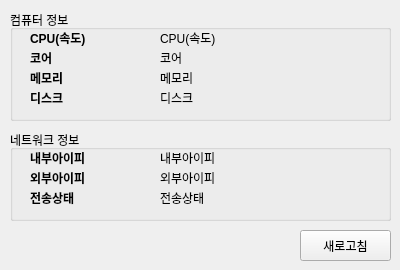
<?xml version="1.0" encoding="UTF-8"?>
<ui version="4.0">
 <class>Form</class>
 <widget class="QWidget" name="Form">
  <property name="geometry">
   <rect>
    <x>0</x>
    <y>0</y>
    <width>400</width>
    <height>270</height>
   </rect>
  </property>
  <property name="minimumSize">
   <size>
    <width>400</width>
    <height>270</height>
   </size>
  </property>
  <property name="maximumSize">
   <size>
    <width>400</width>
    <height>270</height>
   </size>
  </property>
  <property name="windowTitle">
   <string>내 컴퓨터 정보</string>
  </property>
  <widget class="QGroupBox" name="groupBox">
   <property name="geometry">
    <rect>
     <x>10</x>
     <y>10</y>
     <width>381</width>
     <height>111</height>
    </rect>
   </property>
   <property name="title">
    <string>컴퓨터 정보</string>
   </property>
   <widget class="QLabel" name="lblCPU">
    <property name="geometry">
     <rect>
      <x>150</x>
      <y>20</y>
      <width>221</width>
      <height>16</height>
     </rect>
    </property>
    <property name="text">
     <string>CPU(속도)</string>
    </property>
   </widget>
   <widget class="QLabel" name="label_4">
    <property name="geometry">
     <rect>
      <x>20</x>
      <y>80</y>
      <width>71</width>
      <height>16</height>
     </rect>
    </property>
    <property name="styleSheet">
     <string notr="true">font-weight:bold;</string>
    </property>
    <property name="text">
     <string>디스크</string>
    </property>
   </widget>
   <widget class="QLabel" name="lblCore">
    <property name="geometry">
     <rect>
      <x>150</x>
      <y>40</y>
      <width>221</width>
      <height>16</height>
     </rect>
    </property>
    <property name="text">
     <string>코어</string>
    </property>
   </widget>
   <widget class="QLabel" name="label">
    <property name="geometry">
     <rect>
      <x>20</x>
      <y>20</y>
      <width>71</width>
      <height>16</height>
     </rect>
    </property>
    <property name="styleSheet">
     <string notr="true">font-weight:bold;</string>
    </property>
    <property name="text">
     <string>CPU(속도)</string>
    </property>
   </widget>
   <widget class="QLabel" name="label_3">
    <property name="geometry">
     <rect>
      <x>20</x>
      <y>60</y>
      <width>71</width>
      <height>16</height>
     </rect>
    </property>
    <property name="styleSheet">
     <string notr="true">font-weight:bold;</string>
    </property>
    <property name="text">
     <string>메모리</string>
    </property>
   </widget>
   <widget class="QLabel" name="lblDisk">
    <property name="geometry">
     <rect>
      <x>150</x>
      <y>80</y>
      <width>221</width>
      <height>16</height>
     </rect>
    </property>
    <property name="text">
     <string>디스크</string>
    </property>
   </widget>
   <widget class="QLabel" name="lblMemory">
    <property name="geometry">
     <rect>
      <x>150</x>
      <y>60</y>
      <width>221</width>
      <height>16</height>
     </rect>
    </property>
    <property name="text">
     <string>메모리</string>
    </property>
   </widget>
   <widget class="QLabel" name="label_2">
    <property name="geometry">
     <rect>
      <x>20</x>
      <y>40</y>
      <width>71</width>
      <height>16</height>
     </rect>
    </property>
    <property name="styleSheet">
     <string notr="true">font-weight:bold;</string>
    </property>
    <property name="text">
     <string>코어</string>
    </property>
   </widget>
  </widget>
  <widget class="QGroupBox" name="groupBox_2">
   <property name="geometry">
    <rect>
     <x>10</x>
     <y>130</y>
     <width>381</width>
     <height>91</height>
    </rect>
   </property>
   <property name="title">
    <string>네트워크 정보</string>
   </property>
   <widget class="QLabel" name="lblInnerNet">
    <property name="geometry">
     <rect>
      <x>150</x>
      <y>20</y>
      <width>221</width>
      <height>16</height>
     </rect>
    </property>
    <property name="text">
     <string>내부아이피</string>
    </property>
   </widget>
   <widget class="QLabel" name="lblExtraNet">
    <property name="geometry">
     <rect>
      <x>150</x>
      <y>40</y>
      <width>221</width>
      <height>16</height>
     </rect>
    </property>
    <property name="text">
     <string>외부아이피</string>
    </property>
   </widget>
   <widget class="QLabel" name="label_6">
    <property name="geometry">
     <rect>
      <x>20</x>
      <y>20</y>
      <width>71</width>
      <height>16</height>
     </rect>
    </property>
    <property name="styleSheet">
     <string notr="true">font-weight:bold;</string>
    </property>
    <property name="text">
     <string>내부아이피</string>
    </property>
   </widget>
   <widget class="QLabel" name="label_7">
    <property name="geometry">
     <rect>
      <x>20</x>
      <y>60</y>
      <width>71</width>
      <height>16</height>
     </rect>
    </property>
    <property name="styleSheet">
     <string notr="true">font-weight:bold;</string>
    </property>
    <property name="text">
     <string>전송상태</string>
    </property>
   </widget>
   <widget class="QLabel" name="lblNetStat">
    <property name="geometry">
     <rect>
      <x>150</x>
      <y>60</y>
      <width>221</width>
      <height>16</height>
     </rect>
    </property>
    <property name="text">
     <string>전송상태</string>
    </property>
   </widget>
   <widget class="QLabel" name="label_8">
    <property name="geometry">
     <rect>
      <x>20</x>
      <y>40</y>
      <width>71</width>
      <height>16</height>
     </rect>
    </property>
    <property name="styleSheet">
     <string notr="true">font-weight:bold;</string>
    </property>
    <property name="text">
     <string>외부아이피</string>
    </property>
   </widget>
  </widget>
  <widget class="QPushButton" name="btnRefresh">
   <property name="geometry">
    <rect>
     <x>300</x>
     <y>230</y>
     <width>91</width>
     <height>31</height>
    </rect>
   </property>
   <property name="text">
    <string>새로고침</string>
   </property>
  </widget>
 </widget>
 <resources/>
 <connections/>
</ui>
